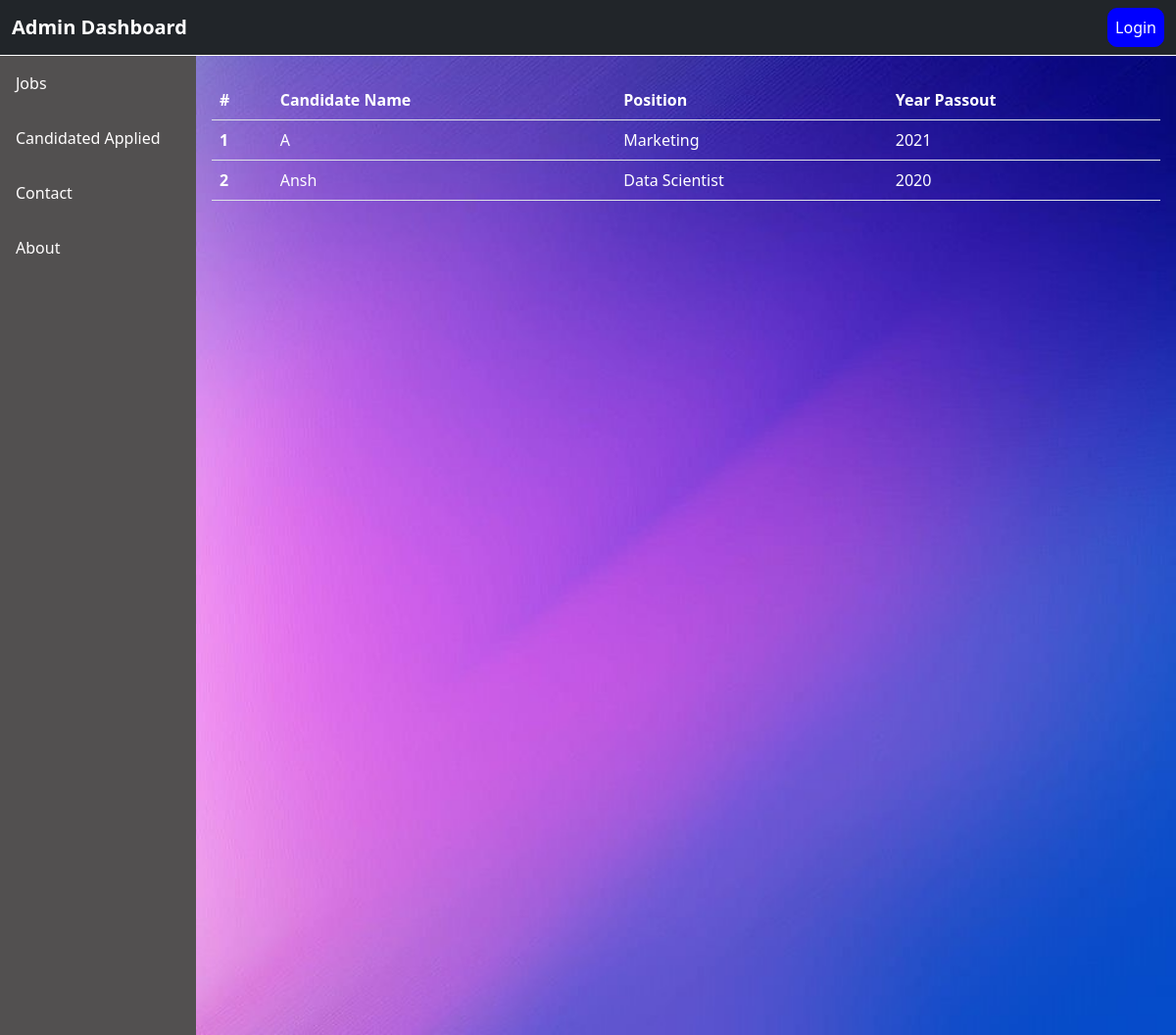
/jobs.php, run on the app's committed database.
### tables this page shows
CREATE TABLE `candidates` (
  `id` int(10) NOT NULL,
  `name` varchar(255) NOT NULL,
  `apply` varchar(255) NOT NULL,
  `qual` text NOT NULL,
  `year` varchar(255) NOT NULL
);

### jobs.php (the view)
<?php include 'header.php'?>
<div class="content" style="background-image:url(background.jpg); background-size:cover;">
<table class="table" style="color:white;">
  <thead>
    <tr>
    <br>
      <th scope="col">#</th>
      <th scope="col">Candidate Name</th>
      <th scope="col">Position</th>
      <th scope="col">Year Passout</th>
    </tr>
  </thead>
  <tbody>
    <?php
      $sql="Select name, apply,year from candidates";
      $result=mysqli_query($conn,$sql);
      $i=0;
      if($result->num_rows>0){
        while($rows=$result->fetch_assoc()){
          echo'
        <tr>
          <th scope="rows">'.++$i.'</th>
          <td>'.$rows['name'].'</td>
          <td>'.$rows['apply'].'</td>
          <td>'.$rows['year'].'</td>
        </tr>';}
      }
      else{
        echo"";
      }
      ?>
  </tbody>
</table>
</div>

### Style/style.css (style rules this page uses)
div.content { margin-top: 57px; margin-left: 200px; padding: 1px 16px; height: 1000px; color:#fffdfd; }

### data on the page
candidates: name "A", apply "Marketing", year "2021"
candidates: name "Ansh", apply "Data Scientist", year "2020"
